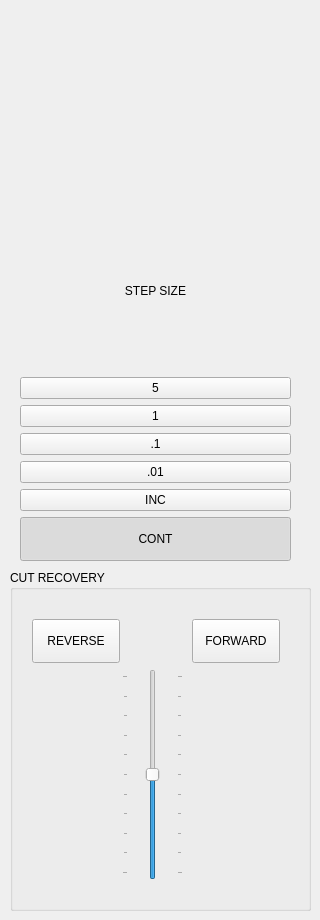
          <widget class="QWidget" name="tab_11">
           <attribute name="title">
            <string>JOG</string>
           </attribute>
           <widget class="VCPWidget" name="widget_25">
            <property name="geometry">
             <rect>
              <x>29</x>
              <y>10</y>
              <width>231</width>
              <height>211</height>
             </rect>
            </property>
            <layout class="QGridLayout" name="gridLayout_25">
             <item row="0" column="1">
              <widget class="ActionButton" name="actionbutton">
               <property name="icon">
                <iconset>
                 <normaloff>../common/icons/y-up.png</normaloff>../common/icons/y-up.png</iconset>
               </property>
               <property name="iconSize">
                <size>
                 <width>46</width>
                 <height>40</height>
                </size>
               </property>
               <property name="flat">
                <bool>true</bool>
               </property>
               <property name="actionName" stdset="0">
                <string>machine.jog.axis:y,pos</string>
               </property>
              </widget>
             </item>
             <item row="0" column="2">
              <widget class="QWidget" name="widget_14" native="true">
               <layout class="QHBoxLayout" name="horizontalLayout_19">
                <property name="spacing">
                 <number>0</number>
                </property>
                <property name="leftMargin">
                 <number>40</number>
                </property>
                <property name="topMargin">
                 <number>0</number>
                </property>
                <property name="rightMargin">
                 <number>0</number>
                </property>
                <property name="bottomMargin">
                 <number>0</number>
                </property>
                <item>
                 <widget class="ActionButton" name="actionbutton_24">
                  <property name="minimumSize">
                   <size>
                    <width>34</width>
                    <height>44</height>
                   </size>
                  </property>
                  <property name="icon">
                   <iconset>
                    <normaloff>../common/icons/z-up.png</normaloff>../common/icons/z-up.png</iconset>
                  </property>
                  <property name="iconSize">
                   <size>
                    <width>46</width>
                    <height>40</height>
                   </size>
                  </property>
                  <property name="flat">
                   <bool>true</bool>
                  </property>
                  <property name="actionName" stdset="0">
                   <string>machine.jog.axis:z,pos</string>
                  </property>
                 </widget>
                </item>
               </layout>
              </widget>
             </item>
             <item row="1" column="0">
              <widget class="ActionButton" name="actionbutton_21">
               <property name="icon">
                <iconset>
                 <normaloff>../common/icons/x-left.png</normaloff>../common/icons/x-left.png</iconset>
               </property>
               <property name="iconSize">
                <size>
                 <width>46</width>
                 <height>40</height>
                </size>
               </property>
               <property name="flat">
                <bool>true</bool>
               </property>
               <property name="actionName" stdset="0">
                <string>machine.jog.axis:x,neg</string>
               </property>
              </widget>
             </item>
             <item row="1" column="2">
              <widget class="ActionButton" name="actionbutton_22">
               <property name="icon">
                <iconset>
                 <normaloff>../common/icons/x-right.png</normaloff>../common/icons/x-right.png</iconset>
               </property>
               <property name="iconSize">
                <size>
                 <width>46</width>
                 <height>40</height>
                </size>
               </property>
               <property name="flat">
                <bool>true</bool>
               </property>
               <property name="actionName" stdset="0">
                <string>machine.jog.axis:x,pos</string>
               </property>
              </widget>
             </item>
             <item row="2" column="1">
              <widget class="ActionButton" name="actionbutton_4">
               <property name="icon">
                <iconset>
                 <normaloff>../common/icons/y-down.png</normaloff>../common/icons/y-down.png</iconset>
               </property>
               <property name="iconSize">
                <size>
                 <width>46</width>
                 <height>40</height>
                </size>
               </property>
               <property name="flat">
                <bool>true</bool>
               </property>
               <property name="actionName" stdset="0">
                <string>machine.jog.axis:y,neg</string>
               </property>
              </widget>
             </item>
             <item row="2" column="2">
              <widget class="QWidget" name="widget_15" native="true">
               <layout class="QHBoxLayout" name="horizontalLayout_20">
                <property name="spacing">
                 <number>0</number>
                </property>
                <property name="leftMargin">
                 <number>40</number>
                </property>
                <property name="topMargin">
                 <number>0</number>
                </property>
                <property name="rightMargin">
                 <number>0</number>
                </property>
                <property name="bottomMargin">
                 <number>0</number>
                </property>
                <item>
                 <widget class="ActionButton" name="actionbutton_25">
                  <property name="icon">
                   <iconset>
                    <normaloff>../common/icons/z-down.png</normaloff>../common/icons/z-down.png</iconset>
                  </property>
                  <property name="iconSize">
                   <size>
                    <width>46</width>
                    <height>40</height>
                   </size>
                  </property>
                  <property name="flat">
                   <bool>true</bool>
                  </property>
                  <property name="actionName" stdset="0">
                   <string>machine.jog.axis:z,neg</string>
                  </property>
                 </widget>
                </item>
               </layout>
              </widget>
             </item>
            </layout>
           </widget>
           <widget class="VCPWidget" name="widget_10">
            <property name="geometry">
             <rect>
              <x>20</x>
              <y>210</y>
              <width>271</width>
              <height>351</height>
             </rect>
            </property>
            <layout class="QGridLayout" name="gridLayout_8">
             <item row="0" column="0">
              <widget class="QLabel" name="label_21">
               <property name="text">
                <string>STEP SIZE</string>
               </property>
               <property name="alignment">
                <set>Qt::AlignCenter</set>
               </property>
              </widget>
             </item>
             <item row="1" column="0">
              <widget class="ActionButton" name="actionbutton_27">
               <property name="text">
                <string>5</string>
               </property>
               <property name="checkable">
                <bool>true</bool>
               </property>
               <property name="autoExclusive">
                <bool>true</bool>
               </property>
               <property name="actionName" stdset="0">
                <string>machine.jog.set-increment:5</string>
               </property>
              </widget>
             </item>
             <item row="2" column="0">
              <widget class="ActionButton" name="actionbutton_26">
               <property name="text">
                <string>1</string>
               </property>
               <property name="checkable">
                <bool>true</bool>
               </property>
               <property name="autoExclusive">
                <bool>true</bool>
               </property>
               <property name="actionName" stdset="0">
                <string>machine.jog.set-increment:1</string>
               </property>
              </widget>
             </item>
             <item row="3" column="0">
              <widget class="ActionButton" name="actionbutton_28">
               <property name="text">
                <string>.1</string>
               </property>
               <property name="checkable">
                <bool>true</bool>
               </property>
               <property name="autoExclusive">
                <bool>true</bool>
               </property>
               <property name="actionName" stdset="0">
                <string>machine.jog.set-increment:0.1</string>
               </property>
              </widget>
             </item>
             <item row="4" column="0">
              <widget class="ActionButton" name="actionbutton_29">
               <property name="text">
                <string>.01</string>
               </property>
               <property name="checkable">
                <bool>true</bool>
               </property>
               <property name="autoExclusive">
                <bool>true</bool>
               </property>
               <property name="actionName" stdset="0">
                <string>machine.jog.set-increment:0.01</string>
               </property>
              </widget>
             </item>
             <item row="5" column="0">
              <widget class="ActionButton" name="actionbutton_35">
               <property name="sizePolicy">
                <sizepolicy hsizetype="Preferred" vsizetype="Fixed">
                 <horstretch>0</horstretch>
                 <verstretch>0</verstretch>
                </sizepolicy>
               </property>
               <property name="text">
                <string>INC</string>
               </property>
               <property name="checkable">
                <bool>true</bool>
               </property>
               <property name="autoExclusive">
                <bool>true</bool>
               </property>
               <property name="actionName" stdset="0">
                <string>machine.jog-mode.incremental</string>
               </property>
              </widget>
             </item>
             <item row="6" column="0">
              <widget class="ActionButton" name="actionbutton_23">
               <property name="sizePolicy">
                <sizepolicy hsizetype="Preferred" vsizetype="Fixed">
                 <horstretch>0</horstretch>
                 <verstretch>0</verstretch>
                </sizepolicy>
               </property>
               <property name="minimumSize">
                <size>
                 <width>34</width>
                 <height>44</height>
                </size>
               </property>
               <property name="text">
                <string>CONT</string>
               </property>
               <property name="checkable">
                <bool>true</bool>
               </property>
               <property name="checked">
                <bool>true</bool>
               </property>
               <property name="autoExclusive">
                <bool>true</bool>
               </property>
               <property name="actionName" stdset="0">
                <string>machine.jog-mode.continuous</string>
               </property>
              </widget>
             </item>
            </layout>
           </widget>
           <widget class="MkGroupBox" name="groupbox_26">
            <property name="geometry">
             <rect>
              <x>10</x>
              <y>570</y>
              <width>301</width>
              <height>341</height>
             </rect>
            </property>
            <property name="title">
             <string>CUT RECOVERY</string>
            </property>
            <layout class="QVBoxLayout" name="verticalLayout_11">
             <item>
              <widget class="VCPWidget" name="widget_13">
               <property name="rules" stdset="0">
                <string>[{&quot;name&quot;: &quot;Visible&quot;, &quot;property&quot;: &quot;Enable&quot;, &quot;expression&quot;: &quot;ch[0]&quot;, &quot;channels&quot;: [{&quot;url&quot;: &quot;status:paused&quot;, &quot;trigger&quot;: true}]}]</string>
               </property>
               <widget class="QPushButton" name="btn_cut_recover_rev">
                <property name="geometry">
                 <rect>
                  <x>10</x>
                  <y>20</y>
                  <width>88</width>
                  <height>44</height>
                 </rect>
                </property>
                <property name="text">
                 <string>REVERSE</string>
                </property>
               </widget>
               <widget class="QPushButton" name="btn_cut_recover_fwd">
                <property name="geometry">
                 <rect>
                  <x>170</x>
                  <y>20</y>
                  <width>88</width>
                  <height>44</height>
                 </rect>
                </property>
                <property name="text">
                 <string>FORWARD</string>
                </property>
               </widget>
               <widget class="QSlider" name="cut_recovery_speed">
                <property name="geometry">
                 <rect>
                  <x>100</x>
                  <y>70</y>
                  <width>61</width>
                  <height>211</height>
                 </rect>
                </property>
                <property name="maximum">
                 <number>100</number>
                </property>
                <property name="value">
                 <number>50</number>
                </property>
                <property name="orientation">
                 <enum>Qt::Vertical</enum>
                </property>
                <property name="invertedAppearance">
                 <bool>false</bool>
                </property>
                <property name="invertedControls">
                 <bool>false</bool>
                </property>
                <property name="tickPosition">
                 <enum>QSlider::TicksBothSides</enum>
                </property>
                <property name="tickInterval">
                 <number>10</number>
                </property>
               </widget>
              </widget>
             </item>
            </layout>
           </widget>
          </widget>
